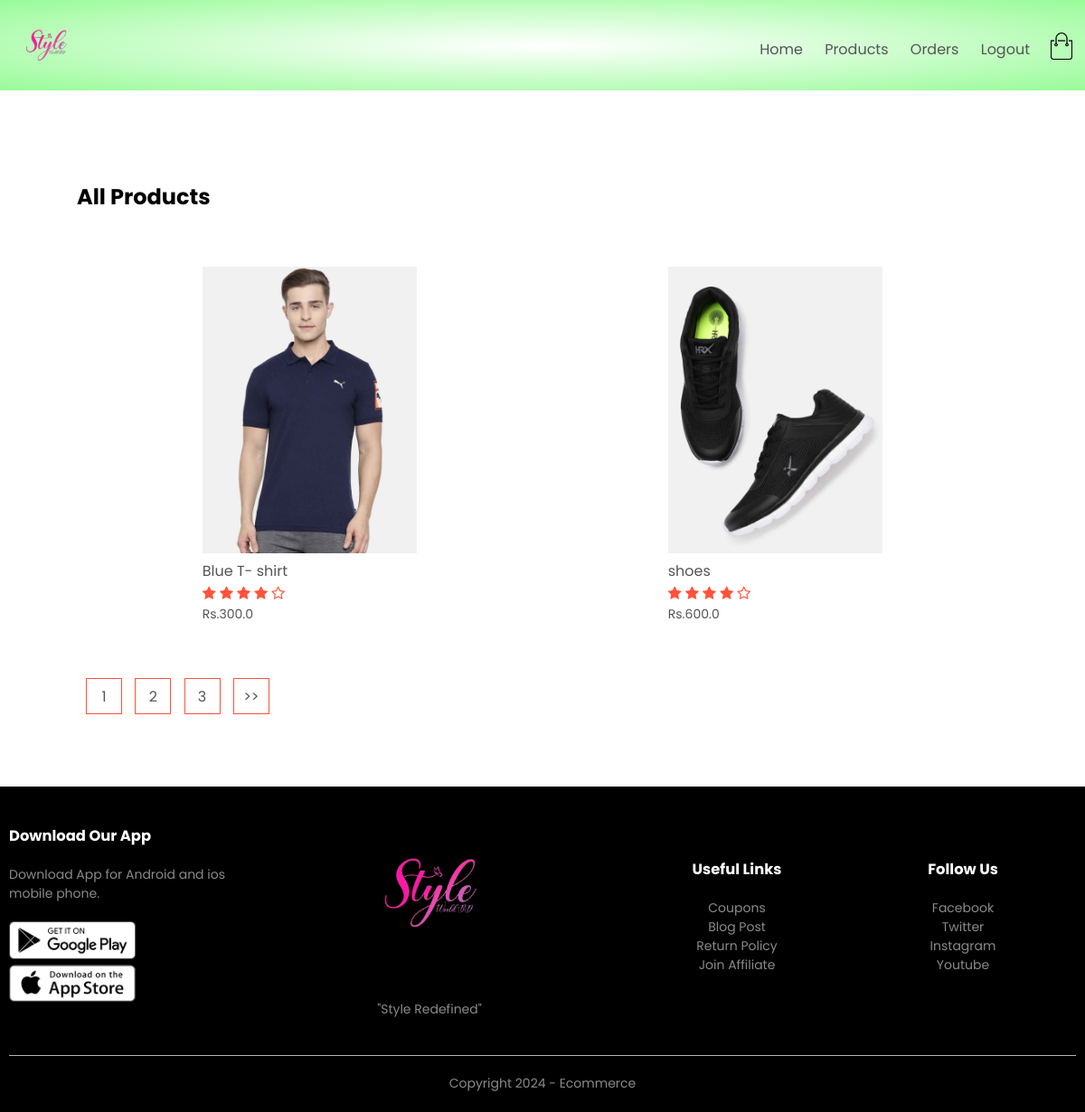
The app's page /product_list (signed in) with its own data.
### products/models.py (models this page shows, shortened)
class  Product(models.Model):
    LIVE=1
    DELETE=0
    DELETE_CHOICES=((LIVE,'Live'),(DELETE,'Delete'))
    title=models.CharField(max_length=200)
    price=models.FloatField()
    description=models.TextField()
    image=models.ImageField(upload_to='media/')
    priority=models.IntegerField(default=0)
    delete_status=models.IntegerField(choices=DELETE_CHOICES,default=LIVE)
    created_at=models.DateTimeField(auto_now_add=True)
    updated_at=models.DateTimeField(auto_now=True)

### products/views.py (the view)
# urls.py: path('product_list', views.list_products,name='list_product'),
def list_products(request):
    page=1
    if request.GET:
        page=request.GET.get('page',1)
    product_list=Product.objects.order_by('priority')
    product_paginator=Paginator(product_list,2)
    product_list=product_paginator.get_page(page)
    context={'products':product_list}
    return render(request,'products.html',context)

### products/templatetags/chunks.py (called while the page is built)
@register.filter(name='chunks')
def chunks(list_data,chunk_size):
    chunk=[]
    i=0
    for data in list_data:
        chunk.append(data)
        i=i+1
        if i==chunk_size:
            yield chunk
            i=0
            chunk=[]
    if chunk:
        yield chunk

### templates/products.html
{% extends 'blank_layout.html'%}
{% block content %}
   {% include 'products_list.html'%}
    {% endblock content %}

### templates/products_list.html (shortened to what this page needs)
{% load static %}
{% load chunks %}
<div class="small-container">
    <div class="row row-2">
        <h2>All Products</h2>
    </div>
    {% for  product_chunks in products|chunks:4 %}
    <div class="row">
        {% for product in product_chunks %}
            <div class="col-4">
            <a href="{% url 'detail_product' product.id %}" >
            <img src="{{ product.image.url }}"></a>
            <h4>{{ product.title }}</h4>
            <div class="rating">
                <i class="fa fa-star"></i>
                <i class="fa fa-star"></i>
                <i class="fa fa-star"></i>
                <i class="fa fa-star"></i>
                <i class="fa fa-star-o"></i>
            </div>
            <p>Rs.{{ product.price }}</p>
        </div>
        {% endfor %}
    </div>
    {% endfor %}
    <div class="page-btn">
        {% for i in products.paginator.page_range %}
        <a href="?page={{i}}"><span>{{i}}</span></a>
        {%endfor%}
        {% if products.has_next %}
        <a href="?page={{ products.previous_next_page_number }}"><span>>></span></a>
        {%endif%}
    </div>
</div>

### static/css/style.css (style rules this page uses)
* { margin: 0; padding: 0; box-sizing: border-box; }
body { font-family: 'Poppins', sans-serif; min-height: 100vh; position: relative; }
a { text-decoration: none; color: #555; }
p { color: #555; }
.row { display: flex; align-items: center; flex-wrap: wrap; justify-content: space-around; }
.small-container { max-width: 1080px; margin: auto; padding-left: 25px; padding-right: 25px; }
.col-4 { flex-basis: 25%; padding: 10px; min-width: 200px; margin-bottom: 50px; transition: transform 0.5s; }
.col-4 img { width: 100%; }
h4 { color: #555; font-weight: normal; }
.col-4 p { font-size: 14px; }
.rating .fa { color: #ff523b; }
.row-2 { justify-content: space-between; margin: 100px auto 50px; }
.page-btn { margin: 0 auto 80px; }
.page-btn span { display: inline-block; border: 1px solid #ff523b; margin-left: 10px; width: 40px; height: 40px; text-align: center; line-height: 40px; cursor: pointer; }

### records on screen
Product: image (picture), title "Blue T- shirt", price "300.0"
Product: image (picture), title "shoes", price "600.0"

### other values on screen
{{ i }} "1" "2" "3"
